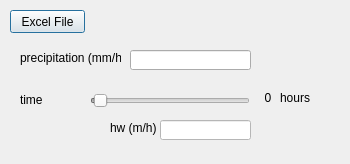
<?xml version="1.0" encoding="UTF-8"?>
<ui version="4.0">
 <class>Dialog</class>
 <widget class="QDialog" name="Dialog">
  <property name="geometry">
   <rect>
    <x>0</x>
    <y>0</y>
    <width>350</width>
    <height>164</height>
   </rect>
  </property>
  <property name="windowTitle">
   <string>Dialog</string>
  </property>
  <widget class="QLineEdit" name="line_edit_precipitation">
   <property name="geometry">
    <rect>
     <x>130</x>
     <y>50</y>
     <width>121</width>
     <height>20</height>
    </rect>
   </property>
  </widget>
  <widget class="QLineEdit" name="line_edit_hw">
   <property name="enabled">
    <bool>false</bool>
   </property>
   <property name="geometry">
    <rect>
     <x>160</x>
     <y>120</y>
     <width>91</width>
     <height>20</height>
    </rect>
   </property>
   <property name="styleSheet">
    <string notr="true">color: rgb(0, 0, 0);
background-color: rgb(255, 255, 255);</string>
   </property>
  </widget>
  <widget class="QLabel" name="label">
   <property name="geometry">
    <rect>
     <x>20</x>
     <y>50</y>
     <width>101</width>
     <height>16</height>
    </rect>
   </property>
   <property name="text">
    <string>precipitation (mm/h)</string>
   </property>
  </widget>
  <widget class="QLabel" name="label_3">
   <property name="geometry">
    <rect>
     <x>110</x>
     <y>120</y>
     <width>51</width>
     <height>16</height>
    </rect>
   </property>
   <property name="text">
    <string>hw (m/h)</string>
   </property>
  </widget>
  <widget class="QSlider" name="slider_hours">
   <property name="enabled">
    <bool>false</bool>
   </property>
   <property name="geometry">
    <rect>
     <x>90</x>
     <y>90</y>
     <width>160</width>
     <height>22</height>
    </rect>
   </property>
   <property name="maximum">
    <number>48</number>
   </property>
   <property name="value">
    <number>1</number>
   </property>
   <property name="orientation">
    <enum>Qt::Horizontal</enum>
   </property>
  </widget>
  <widget class="QLabel" name="label_time">
   <property name="geometry">
    <rect>
     <x>280</x>
     <y>90</y>
     <width>31</width>
     <height>16</height>
    </rect>
   </property>
   <property name="text">
    <string>hours</string>
   </property>
  </widget>
  <widget class="QLabel" name="label_time_2">
   <property name="geometry">
    <rect>
     <x>260</x>
     <y>90</y>
     <width>16</width>
     <height>16</height>
    </rect>
   </property>
   <property name="text">
    <string>0</string>
   </property>
   <property name="alignment">
    <set>Qt::AlignCenter</set>
   </property>
  </widget>
  <widget class="QPushButton" name="pushButton">
   <property name="geometry">
    <rect>
     <x>10</x>
     <y>10</y>
     <width>75</width>
     <height>23</height>
    </rect>
   </property>
   <property name="styleSheet">
    <string notr="true">color: rgb(0, 0, 0);</string>
   </property>
   <property name="text">
    <string>Excel File</string>
   </property>
  </widget>
  <widget class="QLabel" name="label_2">
   <property name="geometry">
    <rect>
     <x>20</x>
     <y>90</y>
     <width>61</width>
     <height>20</height>
    </rect>
   </property>
   <property name="text">
    <string>time</string>
   </property>
  </widget>
 </widget>
 <resources/>
 <connections>
  <connection>
   <sender>slider_hours</sender>
   <signal>valueChanged(int)</signal>
   <receiver>label_time_2</receiver>
   <slot>setNum(int)</slot>
   <hints>
    <hint type="sourcelabel">
     <x>223</x>
     <y>98</y>
    </hint>
    <hint type="destinationlabel">
     <x>275</x>
     <y>96</y>
    </hint>
   </hints>
  </connection>
  <connection>
   <sender>slider_hours</sender>
   <signal>valueChanged(int)</signal>
   <receiver>Dialog</receiver>
   <slot>rain_infiltration()</slot>
   <hints>
    <hint type="sourcelabel">
     <x>154</x>
     <y>102</y>
    </hint>
    <hint type="destinationlabel">
     <x>53</x>
     <y>69</y>
    </hint>
   </hints>
  </connection>
  <connection>
   <sender>line_edit_precipitation</sender>
   <signal>textChanged(QString)</signal>
   <receiver>Dialog</receiver>
   <slot>check_slider()</slot>
   <hints>
    <hint type="sourcelabel">
     <x>219</x>
     <y>55</y>
    </hint>
    <hint type="destinationlabel">
     <x>275</x>
     <y>33</y>
    </hint>
   </hints>
  </connection>
 </connections>
 <slots>
  <slot>time_update()</slot>
  <slot>slot1()</slot>
  <slot>slot2()</slot>
  <slot>rain_infiltration()</slot>
  <slot>check_slider()</slot>
 </slots>
</ui>
